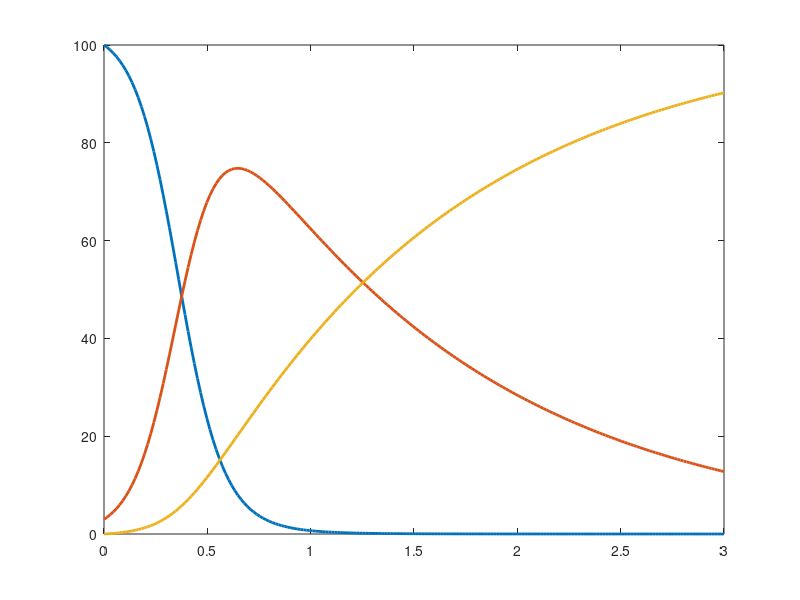

MATLAB code for this plot:
pkg load optim

  function params = estimate (F, x, y, init)
    global verbose; verbose = false;
    [f, p, cvg, iter] = ...
      leasqr (x, y, init, F);
    params=p;      
  endfunction

function xdot = f (x,t)
  r = 0.25;
  k = 1.4;
  a = 1.5;
  b = 0.16;
  c = 0.9;
  d = 0.8;
  xdot(1) = r * x(1) * (1 - x(1)/k) - a*x(1)*x(2)/(1 + b*x(1));
  xdot(2) = c*a*x(1)*x(2)/(1 + b*x(1)) - d*x(2);     
endfunction

function xdot = sir(x,t)
  N = x(1)+x(2)+x(3);
  beta = 0.1;
  gamma = 0;
  
  %% S
  xdot(1) = - (beta * x(2) * x(1)) / N;

  %% I
  xdot(2) = (beta * x(2) * x(1)) / N - gamma * x(2);

  %% R
  xdot(3) = gamma * x(2);
endfunction

function xdot = sir2(x,t)
  beta = 0.1;
  gamma = 0.8;
  
  %% S
  xdot(1) = - beta * x(2) * x(1);

  %% I
  xdot(2) = (beta * x(2) * x(1)) - gamma * x(2);

  %% R
  xdot(3) = gamma * x(2);
endfunction

%%x = lsode ("f", [1; 2], (t = linspace (0, 50, 50)')); plot(t,x);
 x = lsode ("sir2", [100; 3; 0], (t = linspace (0, 3, 200)')); plot(t,x,'linewidth',2);

%%  logistica
 %% x(t) = (a e^(a c_1 + b t))/(e^(a c_1 + b t) - 1)
L = @(x,p) (p(1) * exp(p(1) + p(2) * x))./(exp(p(1) + p(2) * x) - 1);
init_l=[1.0,1.0];
data_china = load('data/covid-19-data-china.txt');
x_china = data_china(:,1);
y_china = data_china(:,2);

F = @(x,p) p(1) + p(2) * exp(p(3) * (x - p(4)))./(1 + exp(p(3) * (x - p(4))));
F3 = @(x,p) (p(1) * 1) ./ (1 + (p(1)-1) * exp(p(2) * x));

p_china = estimate(F,x_china,y_china,[0,0,0,0]);
p_china_2 = estimate(F3,x_china,y_china,[0.1,0.1]);

disp(p_china_2);
